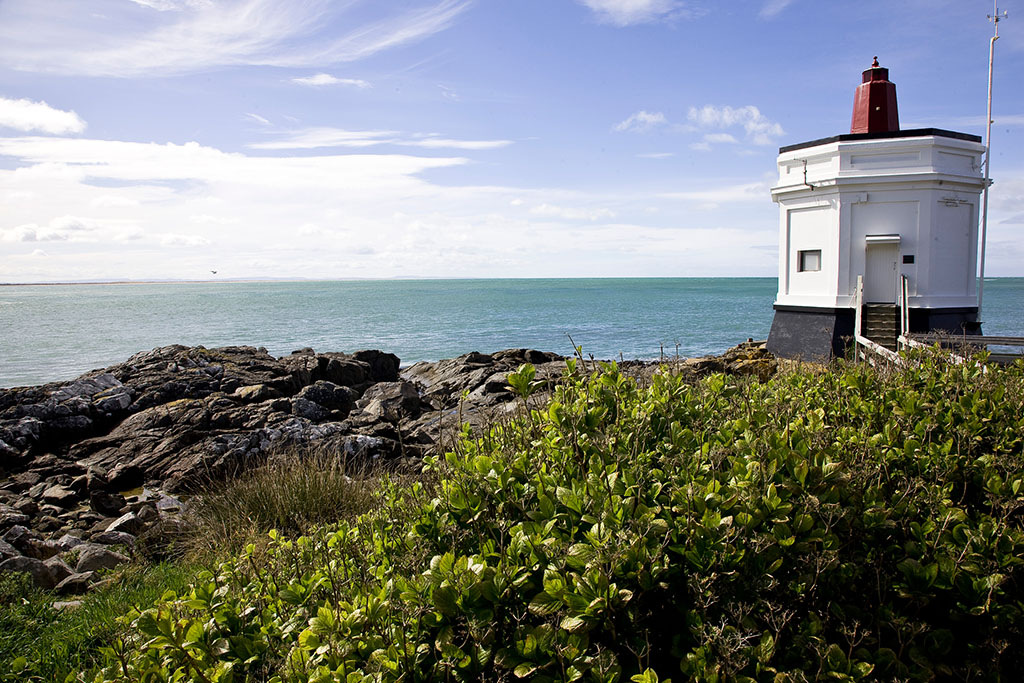
#> input picture MINE_PY27/ThePracticeOfML/SeondEditionMaster/test3.jpg, 1024 x 683 px
$ python 10-14.py
#> lines starting #> are read from the running program, lines starting #| are printed output that depends on the picture
#10-14.py
import cv2

fn="test3.jpg"
myimg=cv2.imread(fn)
#> myimg is the input picture: shape (683, 1024, 3); mean B, G, R 124.7, 128.5, 123.7
img=cv2.cvtColor(myimg,cv2.COLOR_BGR2GRAY)
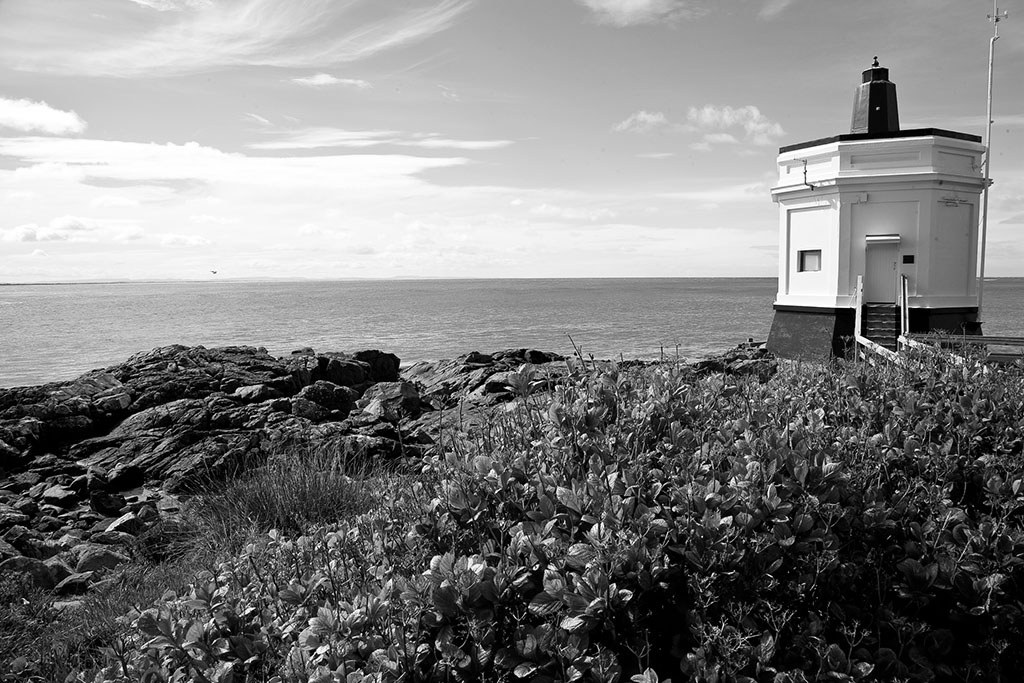
#> img: shape (683, 1024); min 0, max 255, mean 126.6

newimg=cv2.adaptiveThreshold(img,255,cv2.ADAPTIVE_THRESH_MEAN_C,cv2.THRESH_BINARY,5,2)
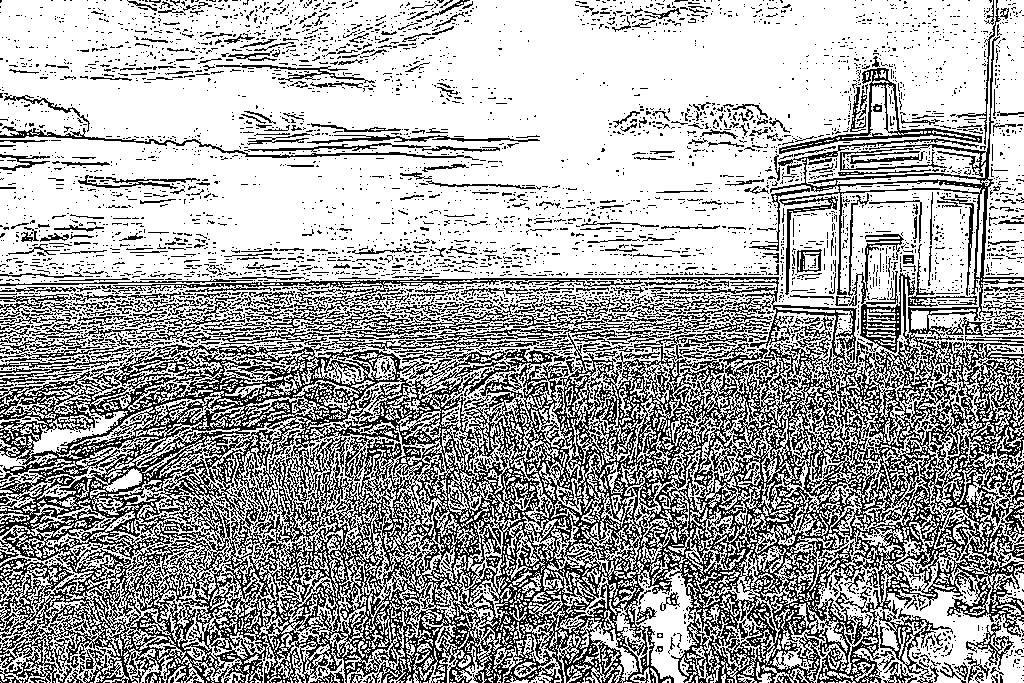
#> newimg: shape (683, 1024); 65.6% white; black in thin lines or dots
cv2.imshow('preview',newimg)
cv2.waitKey()
cv2.destroyAllWindows()

$ run again, with MINE_PY27/ThePracticeOfML/SeondEditionMaster/test1.jpg copied over MINE_PY27/ThePracticeOfML/SeondEditionMaster/test3.jpg
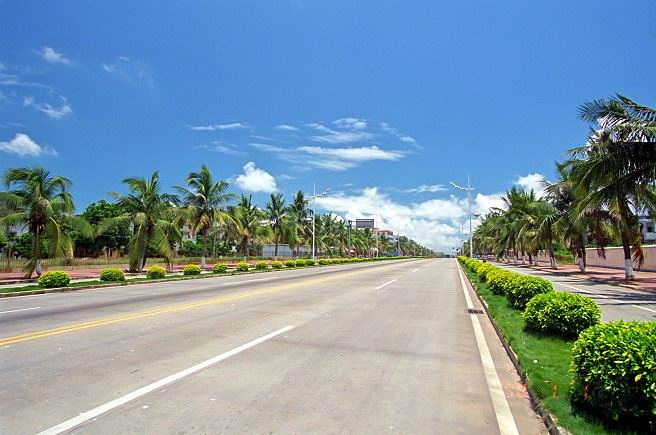
#> input picture MINE_PY27/ThePracticeOfML/SeondEditionMaster/test1.jpg, 656 x 435 px
#> myimg is the input picture: shape (435, 656, 3); mean B, G, R 163.1, 147.9, 122.4
#> `img=cv2.cvtColor(myimg,cv2.COLOR_BGR2GRAY)`:
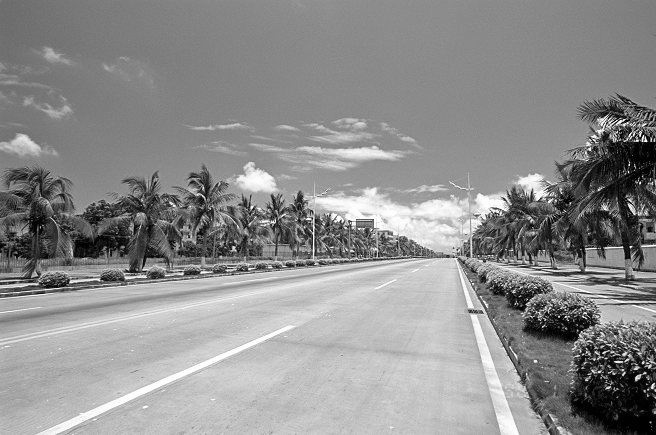
#> img: shape (435, 656); min 0, max 255, mean 142
#> `newimg=cv2.adaptiveThreshold(img,255,cv2.ADAPTIVE_THRESH_MEAN_C,cv2.TH..`:
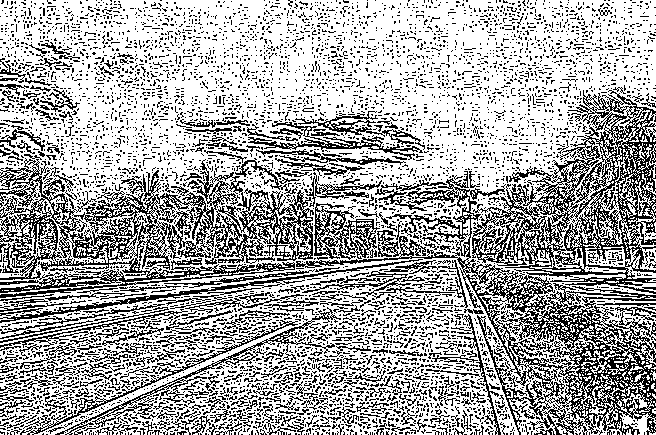
#> newimg: shape (435, 656); 66.5% white; black in thin lines or dots

$ run again, with MINE_PY27/ThePracticeOfML/SeondEditionMaster/test112.jpg copied over MINE_PY27/ThePracticeOfML/SeondEditionMaster/test3.jpg
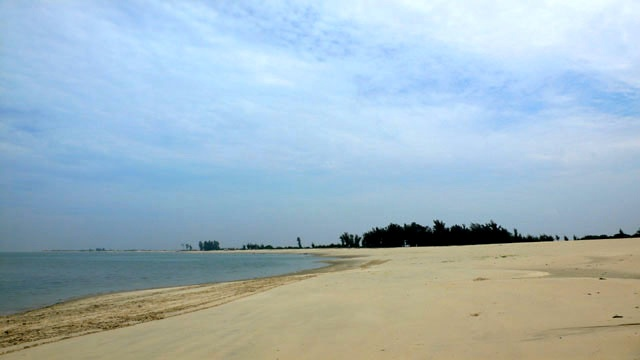
#> input picture MINE_PY27/ThePracticeOfML/SeondEditionMaster/test112.jpg, 640 x 360 px
#> myimg is the input picture: shape (360, 640, 3); mean B, G, R 192, 181.7, 160.6
#> `img=cv2.cvtColor(myimg,cv2.COLOR_BGR2GRAY)`:
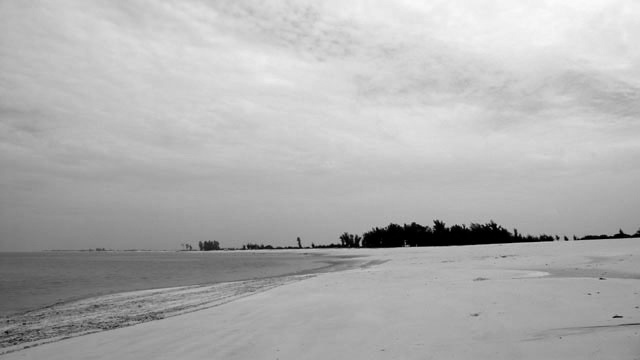
#> img: shape (360, 640); min 0, max 251, mean 176.6
#> `newimg=cv2.adaptiveThreshold(img,255,cv2.ADAPTIVE_THRESH_MEAN_C,cv2.TH..`:
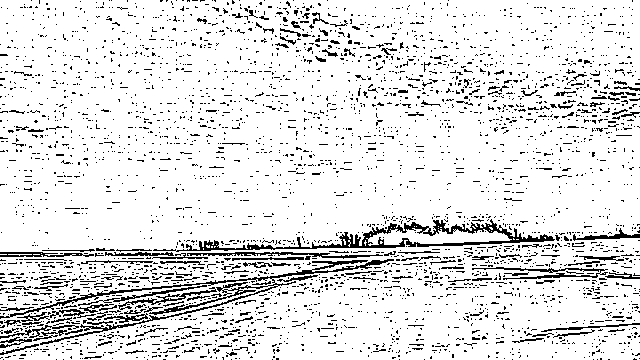
#> newimg: shape (360, 640); 88.9% white; black in thin lines or dots

$ run again, with MINE_PY27/ThePracticeOfML/SeondEditionMaster/test2.jpg copied over MINE_PY27/ThePracticeOfML/SeondEditionMaster/test3.jpg
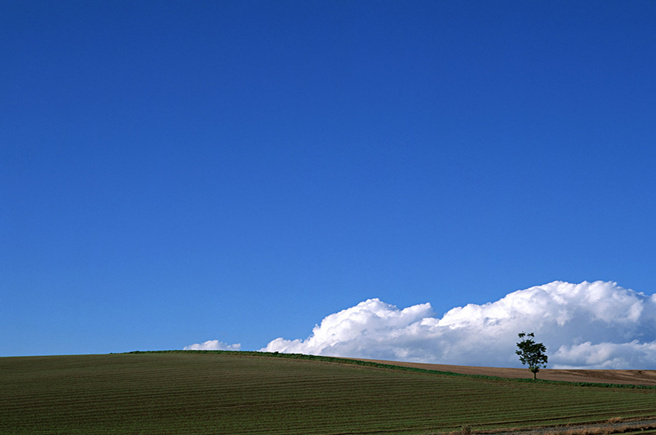
#> input picture MINE_PY27/ThePracticeOfML/SeondEditionMaster/test2.jpg, 656 x 435 px
#> myimg is the input picture: shape (435, 656, 3); mean B, G, R 162.9, 99.8, 59.6
#> `img=cv2.cvtColor(myimg,cv2.COLOR_BGR2GRAY)`:
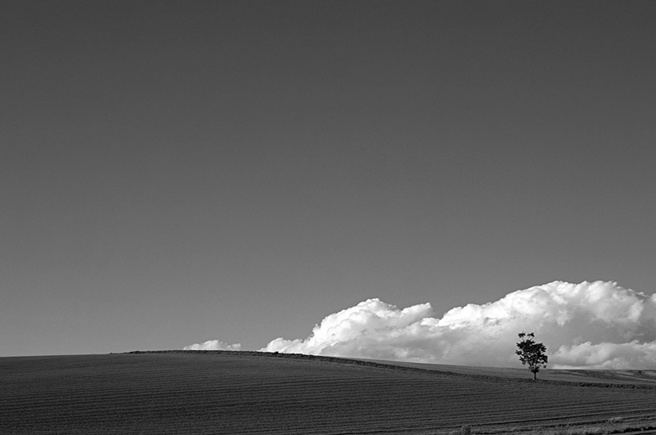
#> img: shape (435, 656); min 0, max 255, mean 95
#> `newimg=cv2.adaptiveThreshold(img,255,cv2.ADAPTIVE_THRESH_MEAN_C,cv2.TH..`:
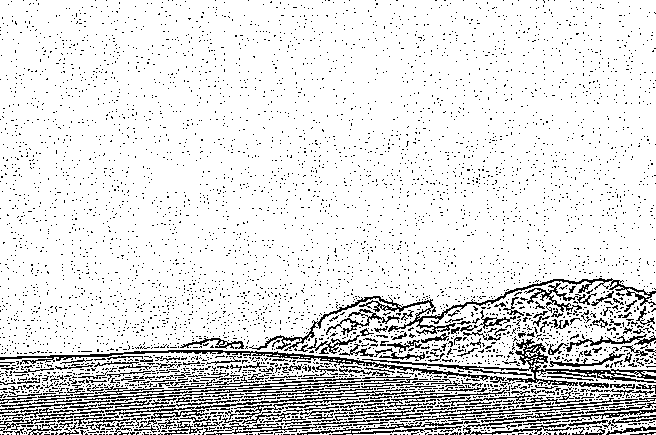
#> newimg: shape (435, 656); 87.6% white; black in thin lines or dots
